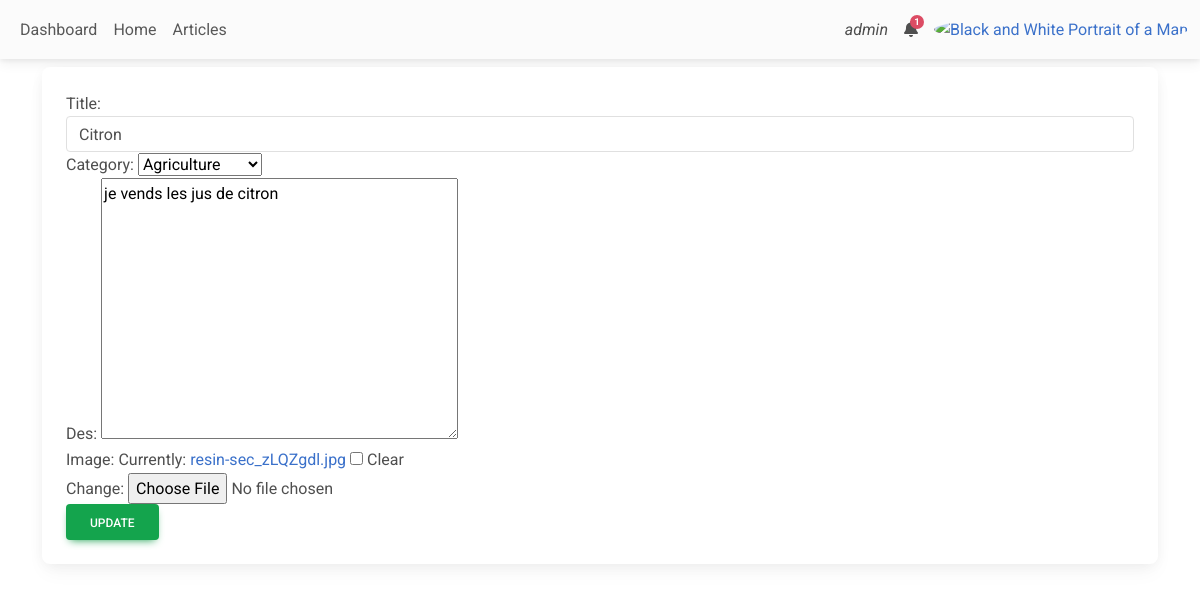
Page /my-admin/update-article/19 (signed in) on the committed database.
### blog/models.py (models this page shows, shortened)
class Article(models.Model):
    user      = models.ForeignKey(User, on_delete=models.CASCADE, null=True)
    title     = models.CharField(max_length=50)
    Category  = models.ForeignKey(Category, on_delete=models.CASCADE)
    des       = models.TextField()
    image     = models.ImageField(null=True, blank=True)
    create_at = models.DateTimeField(auto_now_add=True)
    upload_at = models.DateTimeField(auto_now=True)

### app_admin/views.py (the view)
# urls.py: path('update-article/<int:pk>', UpdateArticle.as_view(), name='update-article'),
class UpdateArticle(LoginRequiredMixin,UpdateView):
    model = Article
    form_class = ArticleForm
    template_name = 'app_admin/article_form.html'

### blog/forms.py
class ArticleForm(forms.ModelForm):
    class Meta:
        model = Article
        fields = ['title', 'Category', 'des', 'image']
        label = {'title':'Title', 'category':'Category', 'desc':'Description'}
        widgets={
            'title':forms.TextInput(attrs={'class':'form-control'}),
            'category':forms.Select(attrs={'class':'form-control'}),
            'desc':forms.Textarea(attrs={'class':'form-control', 'rows':5})
        }

### blog/models.py (called while the page is built)
    def __str__(self):
        return self.name

### app_admin/templates/app_admin/article_form.html (shortened to what this page needs)
{% extends 'partials/base.html' %}
{% block content %}
<div class="container">
    <div class="row ">
        <div class="col-md-12">
            <div class="card my-2">
                <div class="card-body">
                    <form action="" method="POST">
                        {{form}}
                        <button class="btn btn-success" >Update</button>
                    </form>
                </div>
            </div>
        </div>
    </div>
</div>
{% endblock %}

### app_admin/templates/_navadmin.html (shortened to what this page needs)
<nav class="navbar navbar-expand-lg navbar-light bg-body-tertiary">
  <div class="container-fluid">
    <div class="collapse navbar-collapse" id="navbarSupportedContent">
      <ul class="navbar-nav me-auto mb-2 mb-lg-0">
        <li class="nav-item">
          <a class="nav-link" href="#">Dashboard</a>
        </li>
        <li class="nav-item">
          <a class="nav-link" href="{% url 'Home' %}">Home</a>
        </li>
        <li class="nav-item">
          <a class="nav-link" href="{% url 'my-articles' %}">Articles</a>
        </li>
      </ul>
    </div>
    <div class="d-flex align-items-center">
       {% if user.is_authenticated %}
      <a class="text-reset me-3" href="#">
        <i class=""> {{user.username}} </i>
      </a>
      {% endif %}
      <div class="dropdown">
        <a
          data-mdb-dropdown-init
          class="text-reset me-3 dropdown-toggle hidden-arrow"
          href="#"
          id="navbarDropdownMenuLink"
          role="button"
          aria-expanded="false"
        >
          <i class="fas fa-bell"></i>
          <span class="badge rounded-pill badge-notification bg-danger">1</span>
        </a>
      </div>
      <div class="dropdown">
        <a
          data-mdb-dropdown-init
          class="dropdown-toggle d-flex align-items-center hidden-arrow"
          href="#"
          id="navbarDropdownMenuAvatar"
          role="button"
          aria-expanded="false"
        >
          <img
            src="https://mdbcdn.b-cdn.net/img/new/avatars/2.webp"
            class="rounded-circle"
            height="25"
            alt="Black and White Portrait of a Man"
            loading="lazy"
          />
        </a>
      </div>
    </div>
  </div>
</nav>

### rows in the picture
Article: title "Citron", Category "Agriculture", des "je vends les jus de citron"

### other values in the picture
{{ user.username }} "admin"
